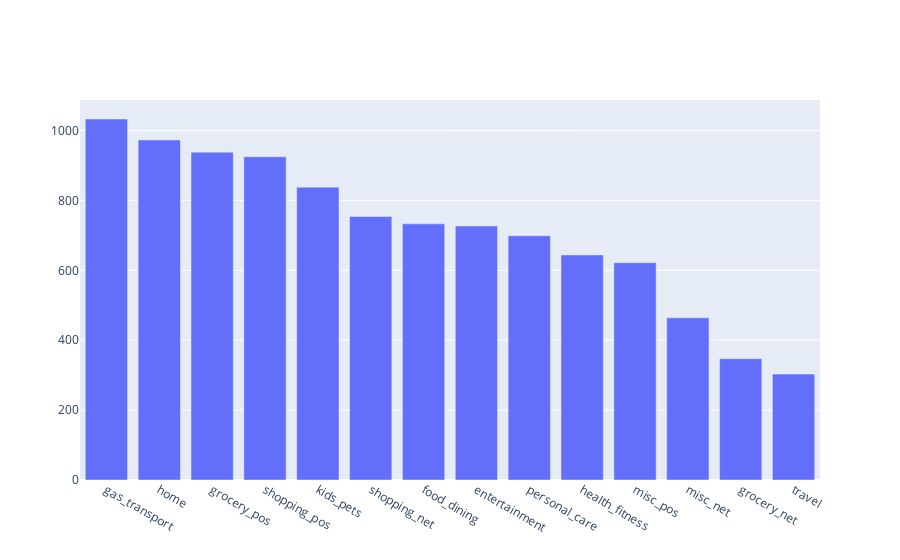

Notebook code cell kept with this figure:
### Markdown cell above
Category Frequencies.

### Code cell
labels = list(data['category'].value_counts().index)
values = list(data['category'].value_counts().values)

#use textposition  = "auto" for direct text.

fig = go.Figure(data = [go.Bar(x = labels, y = values)])

fig.show()

### Figure 1 — Plotly figure (JSON) as saved in the notebook; plotly's stock layout.template omitted (floating-point values rounded to 4 significant figures)
{"data": [{"type": "bar", "x": ["gas_transport", "home", "grocery_pos", "shopping_pos", "kids_pets", "shopping_net", "food_dining", "entertainment", "personal_care", "health_fitness", "misc_pos", "misc_net", "grocery_net", "travel"], "y": [1033, 973, 938, 925, 838, 754, 733, 727, 699, 644, 622, 464, 347, 303]}], "layout": {}}
